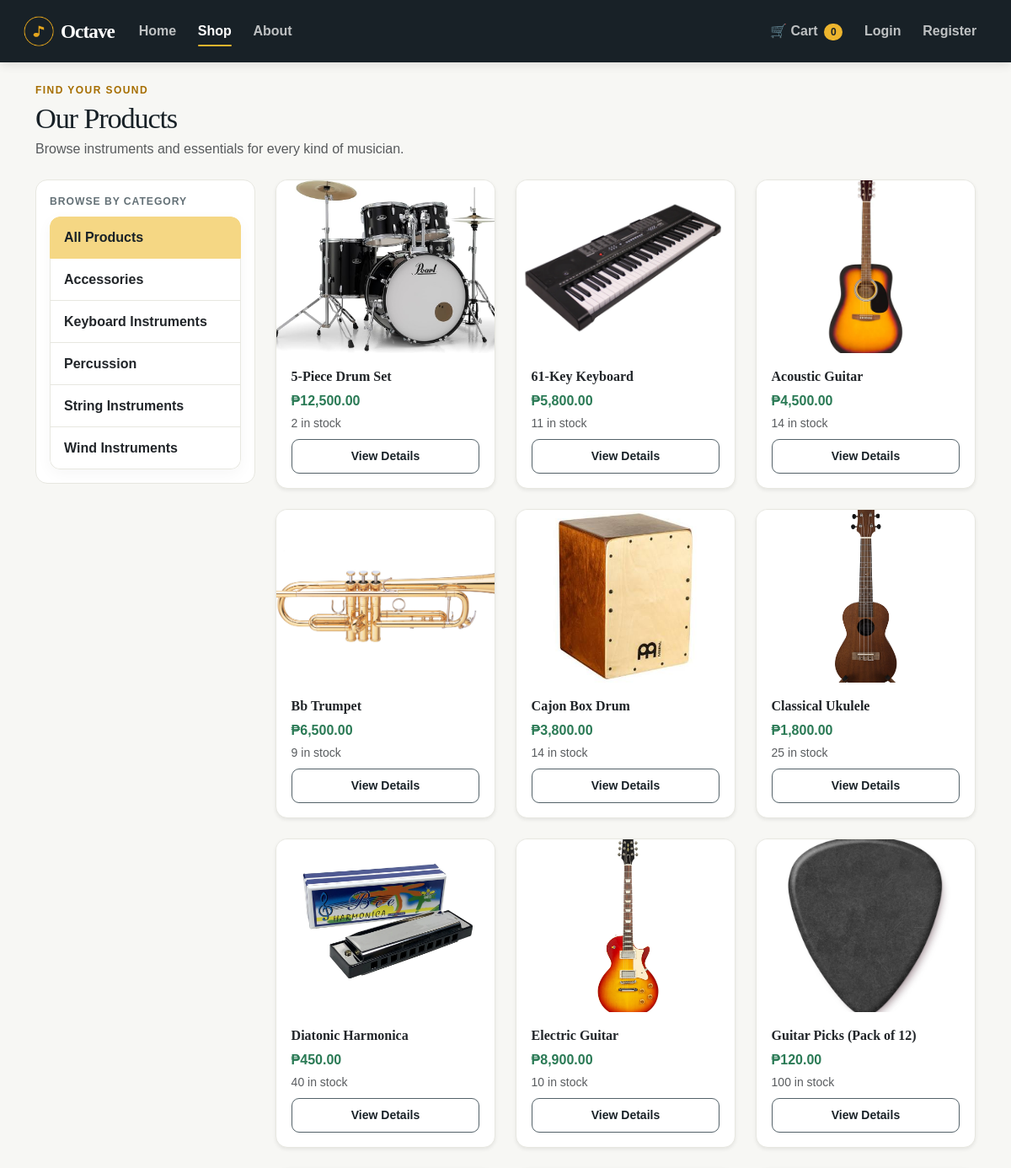
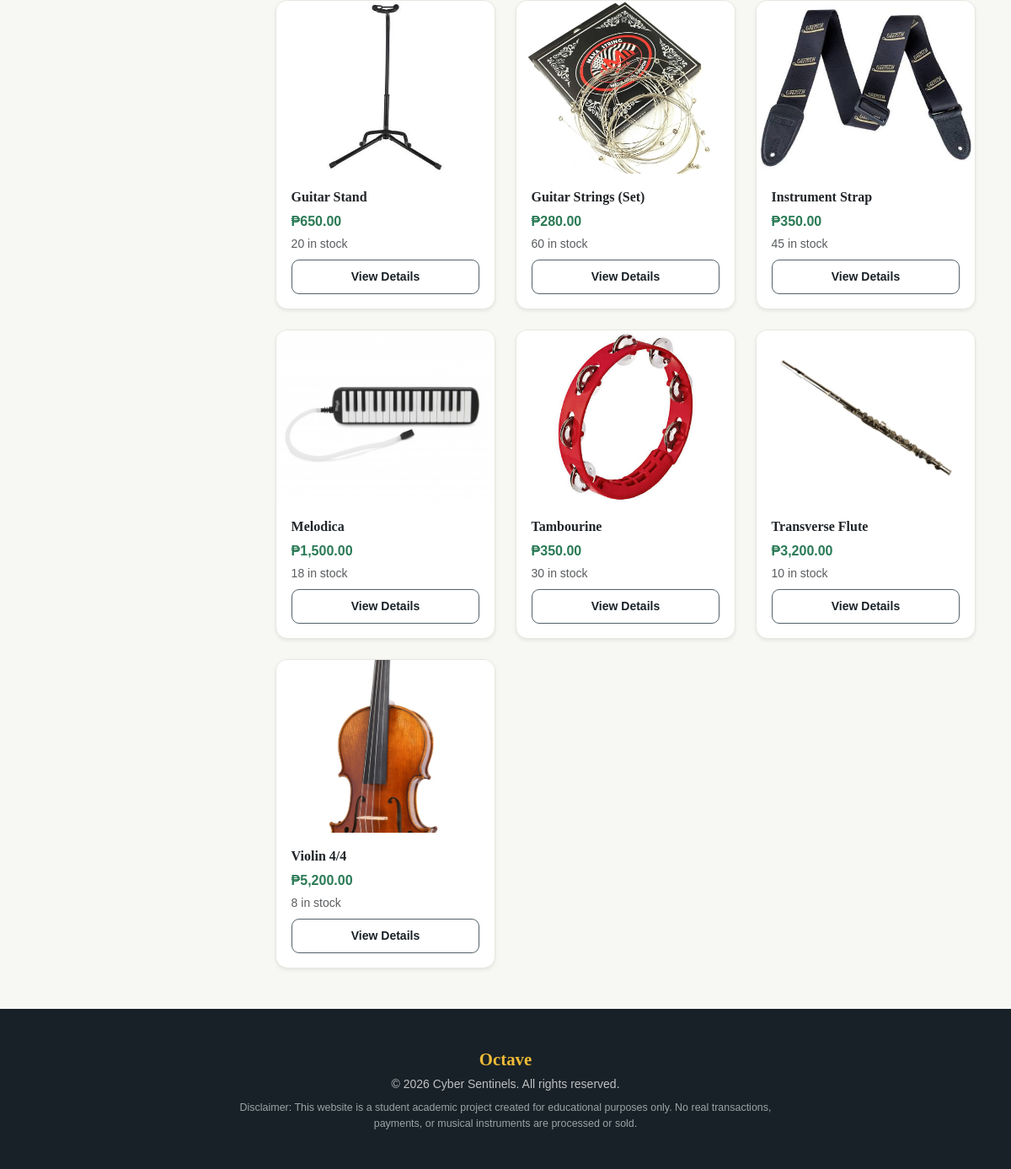
The page /store.php on the database its author committed (2 pictures, top to bottom).
### tables this page shows
CREATE TABLE `categories` (
  `category_id` int(11) NOT NULL,
  `category_name` varchar(50) NOT NULL
);

CREATE TABLE `products` (
  `product_id` int(11) NOT NULL,
  `category_id` int(11) NOT NULL,
  `product_name` varchar(100) NOT NULL,
  `description` text NOT NULL,
  `price` decimal(10,2) NOT NULL,
  `stock` int(11) NOT NULL,
  `image` varchar(255) NOT NULL,
  `is_featured` tinyint(1) NOT NULL DEFAULT 0
);

### includes/functions.php (called while the page is built, shortened)
<?php
function isLoggedIn() {
    return isset($_SESSION['user_id']);
}
function getCartCount() {
    if (!isset($_SESSION['cart']) || !is_array($_SESSION['cart'])) {
        return 0;
    }
    return array_sum($_SESSION['cart']);
}
function e($value) {
    return htmlspecialchars($value ?? '', ENT_QUOTES, 'UTF-8');
}

### store.php (the view, shortened to what this page needs)
<?php
require 'config/db.php';
require 'includes/functions.php';
$categories = $conn->query('SELECT category_id AS id, category_name AS name FROM categories ORDER BY category_name');
$selectedCategory = isset($_GET['category']) ? (int)$_GET['category'] : 0;
if ($selectedCategory > 0) {
    $stmt = $conn->prepare(
        'SELECT product_id AS id, product_name AS name, price, stock, image
         FROM products WHERE category_id = ? ORDER BY product_name'
    );
    $stmt->bind_param('i', $selectedCategory);
    $stmt->execute();
    $products = $stmt->get_result();
} else {
    $products = $conn->query(
        'SELECT product_id AS id, product_name AS name, price, stock, image
         FROM products ORDER BY product_name'
    );
}
include 'includes/header.php';
?>
<div class="page-intro">
    <p class="eyebrow mb-1">Find your sound</p>
    <h3 class="mb-1">Our Products</h3>
    <p class="text-muted mb-4">Browse instruments and essentials for every kind of musician.</p>
</div>
<div class="row">
    <div class="col-md-3 mb-4">
        <div class="category-filter">
            <p class="filter-label mb-2">Browse by category</p>
            <div class="list-group">
            <a href="store.php" class="list-group-item list-group-item-action <?php echo $selectedCategory === 0 ? 'active' : ''; ?>">
                All Products
            </a>
            <?php while ($cat = $categories->fetch_assoc()): ?>
                <a href="store.php?category=<?php echo (int)$cat['id']; ?>"
                   class="list-group-item list-group-item-action <?php echo $selectedCategory === (int)$cat['id'] ? 'active' : ''; ?>">
                    <?php echo e($cat['name']); ?>
                </a>
            <?php endwhile; ?>
            </div>
        </div>
    </div>
    <div class="col-md-9">
        <div class="row g-4">
            <?php if ($products && $products->num_rows > 0): ?>
                <?php while ($p = $products->fetch_assoc()): ?>
                    <div class="col-6 col-md-4">
                        <div class="card product-card h-100 shadow-sm">
                            <img src="assets/images/<?php echo e($p['image']); ?>"
                                 class="card-img-top"
                                 onerror="this.onerror=null;this.src='assets/images/default-instrument.png';"
                                 alt="<?php echo e($p['name']); ?>">
                            <div class="card-body d-flex flex-column">
                                <h6 class="card-title"><?php echo e($p['name']); ?></h6>
                                <p class="fw-bold text-success mb-1">₱<?php echo number_format($p['price'], 2); ?></p>
                                <p class="small text-muted mb-2">
                                    <?php echo $p['stock'] > 0 ? $p['stock'] . ' in stock' : 'Out of stock'; ?>
                                </p>
                                <a href="product.php?id=<?php echo (int)$p['id']; ?>" class="btn btn-outline-dark btn-sm mt-auto">
                                    View Details
                                </a>
                            </div>
                        </div>
                    </div>
                <?php endwhile; ?>
            <?php else: ?>
                <p class="text-muted">No products found in this category.</p>
            <?php endif; ?>
        </div>
    </div>
</div>
<?php include 'includes/footer.php'; ?>

### includes/header.php (shortened to what this page needs)
<!DOCTYPE html>
<html lang="en">
<head>
    <link href="https://cdn.jsdelivr.net/npm/bootstrap@5.3.3/dist/css/bootstrap.min.css" rel="stylesheet">
    <link rel="stylesheet" href="assets/css/style.css">
</head>
<body>
<?php $currentPage = basename($_SERVER['PHP_SELF']); ?>
<nav class="navbar navbar-expand-lg navbar-dark site-nav px-3">
    <div class="container-fluid">
        <a class="navbar-brand fw-bold d-flex align-items-center gap-2" href="index.php">
            <img src="assets/images/logo.png" alt="Octave logo" width="36" height="36">
            Octave
        </a>
        <div class="collapse navbar-collapse" id="navMenu">
            <ul class="navbar-nav me-auto mb-2 mb-lg-0">
                <li class="nav-item"><a class="nav-link <?php echo $currentPage === 'index.php' ? 'active' : ''; ?>" href="index.php">Home</a></li>
                <li class="nav-item"><a class="nav-link <?php echo in_array($currentPage, ['store.php', 'product.php'], true) ? 'active' : ''; ?>" href="store.php">Shop</a></li>
                <li class="nav-item"><a class="nav-link <?php echo $currentPage === 'about.php' ? 'active' : ''; ?>" href="about.php">About</a></li>
            </ul>
            <ul class="navbar-nav align-items-lg-center">
                <li class="nav-item">
                    <a class="nav-link nav-cart <?php echo $currentPage === 'cart.php' ? 'active' : ''; ?>" href="cart.php">
                        🛒 Cart
                        <span class="badge"><?php echo getCartCount(); ?></span>
                    </a>
                </li>
                <?php if (isLoggedIn()): ?>
                    <li class="nav-item">
                        <span class="nav-link nav-greeting">Hi, <?php echo e($_SESSION['full_name']); ?></span>
                    </li>
                    <li class="nav-item"><a class="nav-link" href="logout.php">Logout</a></li>
                <?php else: ?>
                    <li class="nav-item"><a class="nav-link" href="login.php">Login</a></li>
                    <li class="nav-item"><a class="nav-link" href="register.php">Register</a></li>
                <?php endif; ?>
            </ul>
        </div>
    </div>
</nav>
<main class="container my-4">

### includes/footer.php (shortened to what this page needs)
</main>
<footer class="site-footer mt-5">
    <div class="container text-center">
        <p class="footer-brand mb-1">Octave</p>
        <p class="small mb-2">&copy; <?php echo date('Y'); ?> Cyber Sentinels. All rights reserved.</p>
        <p class="footer-disclaimer mb-0">
            Disclaimer: This website is a student academic project created for educational purposes only.
            No real transactions, payments, or musical instruments are processed or sold.
        </p>
    </div>
</footer>
</body>
</html>

### assets/css/style.css (style rules this page uses)
:root { --ink: #182127; --paper: #f7f7f4; --surface: #ffffff; --accent: #e5a61d; --accent-dark: #c7890b; --line: #e7e7e0; --shadow: 0 14px 35px rgba(23, 32, 38, .08); }
body { background: var(--paper); color: var(--ink); font-family: Arial, sans-serif; }
h1, h2, h3, h4, h5, h6, .navbar-brand, .footer-brand { font-family: Georgia, serif; }
main.container { min-height: calc(100vh - 235px); }
a { color: #a66e00; text-underline-offset: 3px; }
.site-nav { background: #182127; min-height: 74px; box-shadow: 0 2px 12px rgba(0, 0, 0, .12); }
.navbar-brand { font-size: 1.45rem; letter-spacing: -0.04em; }
.site-nav .nav-link { color: rgba(255, 255, 255, .72); padding: .5rem .8rem !important; font-weight: 600; }
.site-nav .nav-link:hover, .site-nav .nav-link.active { color: #fff; }
.site-nav .nav-link.active { position: relative; }
.site-nav .nav-link.active::after { content: ""; position: absolute; right: .8rem; bottom: .15rem; left: .8rem; height: 2px; border-radius: 2px; background: #edb52e; }
.nav-cart .badge { background: #edb52e; color: #182127; border-radius: 50px; margin-left: .2rem; }
.eyebrow { color: #a66e00; font-size: .75rem; font-weight: 700; letter-spacing: .12em; text-transform: uppercase; }
.section-heading h3, .page-intro h3 { font-size: clamp(1.65rem, 3vw, 2.15rem); letter-spacing: -0.035em; }
.category-filter { background: var(--surface); border: 1px solid var(--line); border-radius: 14px; padding: 1rem; }
.filter-label { color: #637076; font-size: .76rem; font-weight: 700; letter-spacing: .08em; text-transform: uppercase; }
.product-card { overflow: hidden; border: 1px solid var(--line); border-radius: 14px; background: var(--surface); transition: transform .2s ease, box-shadow .2s ease; }
.product-card img { display: block; width: 100%; max-width: 100%; height: 205px; object-fit: cover; object-position: center; background: #eaebe6; transition: transform .3s ease; }
.product-card .card-body { padding: 1.1rem; }
.product-card .card-title { font-family: Georgia, serif; font-size: 1rem; font-weight: 700; }
.text-success { color: #2a7a55 !important; }
.btn { border-radius: 9px; font-weight: 700; padding: .55rem 1rem; }
.btn-outline-dark { border-color: #536168; color: var(--ink); }
.list-group { border-radius: 12px; overflow: hidden; box-shadow: 0 5px 18px rgba(23, 32, 38, .04); }
.list-group-item { border-color: var(--line); padding: .78rem 1rem; font-weight: 600; }
.list-group-item.active { color: var(--ink); background: #f5d784; border-color: #f5d784; }
.site-footer { background: #182127; color: rgba(255, 255, 255, .72); padding: 2.75rem 0; }
.footer-brand { color: #f0bb36; font-size: 1.3rem; font-weight: 700; }
.footer-disclaimer { color: #98a5a9; font-size: .78rem; max-width: 650px; margin-inline: auto; }

### rows shown on the page
categories: category_name "Accessories"
categories: category_name "Keyboard Instruments"
categories: category_name "Percussion"
categories: category_name "String Instruments"
categories: category_name "Wind Instruments"
products: image (picture), product_name "5-Piece Drum Set", price "12,500.00", stock "2"
products: image (picture), product_name "61-Key Keyboard", price "5,800.00", stock "11"
products: image (picture), product_name "Acoustic Guitar", price "4,500.00", stock "14"
products: image (picture), product_name "Bb Trumpet", price "6,500.00", stock "9"
products: image (picture), product_name "Cajon Box Drum", price "3,800.00", stock "14"
products: image (picture), product_name "Classical Ukulele", price "1,800.00", stock "25"
products: image (picture), product_name "Diatonic Harmonica", price "450.00", stock "40"
products: image (picture), product_name "Electric Guitar", price "8,900.00", stock "10"
products: image (picture), product_name "Guitar Picks (Pack of 12)", price "120.00", stock "100"
products: image (picture), product_name "Guitar Stand", price "650.00", stock "20"
products: image (picture), product_name "Guitar Strings (Set)", price "280.00", stock "60"
products: image (picture), product_name "Instrument Strap", price "350.00", stock "45"
products: image (picture), product_name "Melodica", price "1,500.00", stock "18"
products: image (picture), product_name "Tambourine", price "350.00", stock "30"
products: image (picture), product_name "Transverse Flute", price "3,200.00", stock "10"
products: image (picture), product_name "Violin 4/4", price "5,200.00", stock "8"

### other values the page prints
getCartCount() "0"
